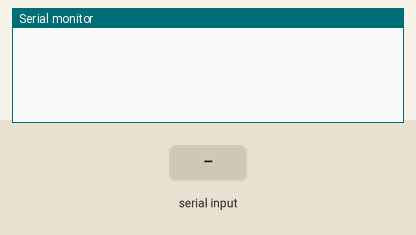
A sketch run on a simulated Arduino Uno, built with avr-gcc and run on an emulated ATmega328P. Parts: the last lines printed to the serial monitor. The inputs (shaded band) are chosen by the test bench.

Above: at 1.2 s.
1.3 s: "90,45\n" received over Serial
At 2.1 s:
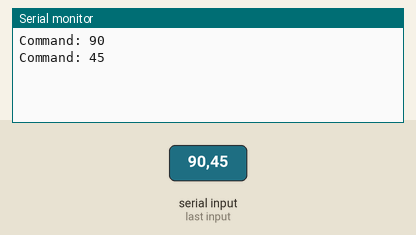
2.8 s: "30,150\n" received over Serial
At 4.2 s:
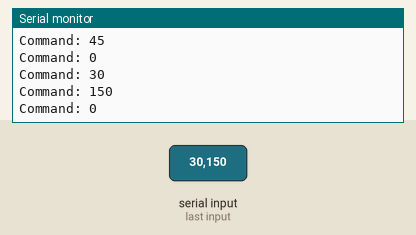
Timing chart, 0 to 5.8 s (numbered marks = the images above; inputs shaded):
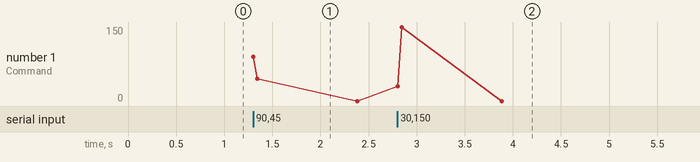

The sketch:

sendSKY.ino
```cpp
#include <IRremote.h>


unsigned short SKY_NUM0     = 0xc116;
unsigned short SKY_NUM1     = 0xc011;
unsigned short SKY_NUM2     = 0xc022;
unsigned short SKY_NUM3     = 0xc033;
unsigned short SKY_NUM4     = 0xc043;
unsigned short SKY_NUM5     = 0xc054;
unsigned short SKY_NUM6     = 0xc065;
unsigned short SKY_NUM7     = 0xc076;
unsigned short SKY_NUM8     = 0xc086;
unsigned short SKY_NUM9     = 0xc097;
unsigned short SKY_NUMD     = 0xc127;
unsigned short SKY_NUME     = 0xc138;

unsigned short SKY_POWER    = 0xc105;
unsigned short SKY_SCRTV    = 0xc739;

unsigned short SKY_PLAY     = 0xc30f;
unsigned short SKY_STOP     = 0xc310;
unsigned short SKY_PAUSE    = 0xc321;
unsigned short SKY_RW       = 0xc332;
unsigned short SKY_FF       = 0xc342;
unsigned short SKY_REC      = 0xc353;
unsigned short SKY_CRW      = 0xc364;
unsigned short SKY_CFF      = 0xc375;

unsigned short SKY_GUIDE    = 0xc280;
unsigned short SKY_CENTRAL  = 0xc291;
unsigned short SKY_LIST     = 0xc2a2;
unsigned short SKY_EXIT     = 0xc26f;
unsigned short SKY_RETURN   = 0xc270;
unsigned short SKY_MENU     = 0xc20a;
unsigned short SKY_INFO     = 0xc2e5;

unsigned short SKY_CONFIRM  = 0xc25e;
unsigned short SKY_UP       = 0xc21b;
unsigned short SKY_DOWN     = 0xc22c;
unsigned short SKY_LEFT     = 0xc23d;
unsigned short SKY_RIGHT    = 0xc24d;

unsigned short SKY_RED      = 0xc418;
unsigned short SKY_GREEN    = 0xc43a;
unsigned short SKY_YELLOW   = 0xc429;
unsigned short SKY_BLUE     = 0xc44a;

unsigned short SKY_CHUP     = 0xc0da;
unsigned short SKY_CHDOWN   = 0xc0eb;
unsigned short SKY_CHRETURN = 0xc0fc;


unsigned int  aoc_power[67] = {8750,4450, 550,600, 450,600, 500,600, 500,600, 500,600, 500,600, 500,600, 500,600, 500,1650, 550,600, 500,1650, 550,1650, 550,1650, 500,1700, 500,600, 500,1650, 550,1650, 550,600, 450,650, 450,600, 500,600, 500,600, 500,600, 500,600, 500,600, 500,1650, 550,1650, 550,1650, 550,1650, 550,1650, 500,1700, 500,1700, 500};  // UNKNOWN 4D39D97
unsigned int  aoc_volup[67] = {8750,4450, 550,550, 500,600, 500,600, 500,600, 500,600, 500,600, 500,600, 450,650, 450,1700, 550,550, 500,1700, 550,1650, 550,1650, 550,1600, 600,550, 500,1650, 550,600, 450,600, 500,1700, 550,1650, 550,550, 500,600, 500,600, 500,600, 450,1700, 550,1650, 550,550, 500,600, 500,1700, 550,1650, 550,1600, 600,1600, 550};  // UNKNOWN 1136F43B
unsigned int  aoc_voldown[67] = {8750,4450, 550,550, 500,600, 500,600, 500,600, 500,600, 500,600, 500,600, 450,650, 450,1700, 550,550, 500,1700, 500,1700, 500,1700, 500,1650, 550,600, 500,1650, 550,550, 500,600, 500,600, 500,600, 500,1700, 500,600, 500,600, 500,600, 500,1650, 550,1650, 550,1650, 500,1700, 500,600, 500,1700, 500,1650, 550,1650, 550};  // UNKNOWN BF677217
unsigned int  aoc_source[67] = {8750,4450, 550,600, 450,600, 500,600, 500,600, 500,600, 500,600, 500,600, 500,600, 500,1650, 550,600, 450,1700, 550,1650, 550,1650, 500,1700, 500,600, 500,1650, 550,600, 500,600, 450,650, 450,1700, 550,550, 500,600, 500,600, 500,600, 500,1700, 500,1650, 550,1650, 550,600, 450,1700, 550,1650, 500,1700, 500,1700, 500};  // UNKNOWN 6429B77
unsigned int  aoc_mute[67] = {8750,4450, 500,600, 500,600, 500,600, 550,650, 550,650, 550,650, 550,600, 500,600, 500,1700, 500,600, 500,1650, 500,1650, 550,1650, 550,1650, 550,550, 550,1650, 500,600, 500,600, 500,1650, 500,600, 500,600, 550,650, 500,600, 550,650, 550,1650, 550,1650, 500,600, 500,1700, 500,1650, 550,1650, 550,1650, 550,1700, 550};  // UNKNOWN CC047317


IRsend irsend;

int nbits = 16;


void setup() {
  // put your setup code here, to run once:
  Serial.begin(9600);

}
void loop() {

if(Serial.available()){

    int command = Serial.parseInt();
    Serial.print("Command: ");
    Serial.println(command);

    switch(command){


      case 80:
        irsend.sendSKYhdtv(SKY_POWER,nbits);
        delay(40);
        irsend.sendRaw(aoc_power, sizeof(aoc_power) / sizeof(aoc_power[0]), 38);

       break;


      case 20:
        irsend.sendSKYhdtv(SKY_POWER,nbits);
      break;
      case 21:
        irsend.sendSKYhdtv(SKY_SCRTV,nbits);
      break;        break;
      case 23:
        irsend.sendRaw(aoc_volup, sizeof(aoc_volup) / sizeof(aoc_volup[0]), 38);
      break;
      case 24:
        irsend.sendRaw(aoc_voldown, sizeof(aoc_voldown) / sizeof(aoc_voldown[0]), 38);
      break;
      case 25:
        irsend.sendRaw(aoc_source, sizeof(aoc_source) / sizeof(aoc_source[0]), 38);
      break;
      case 26:
       irsend.sendRaw(aoc_mute, sizeof(aoc_mute) / sizeof(aoc_mute[0]), 38);
      break;
      case 27:
        irsend.sendRaw(aoc_power, sizeof(aoc_power) / sizeof(aoc_power[0]), 38);
      break;


      case 30:
        irsend.sendSKYhdtv(SKY_PLAY,nbits);
      break;
      case 31:
        irsend.sendSKYhdtv(SKY_STOP,nbits);
      break;
      case 32:
        irsend.sendSKYhdtv(SKY_PAUSE,nbits);
      break;
      case 33:
        irsend.sendSKYhdtv(SKY_RW,nbits);
      break;
      case 34:
        irsend.sendSKYhdtv(SKY_FF,nbits);
      break;
      case 35:
        irsend.sendSKYhdtv(SKY_REC,nbits);
       break;
      case 36:
        irsend.sendSKYhdtv(SKY_CRW,nbits);
       break;
      case 37:
        irsend.sendSKYhdtv(SKY_CFF,nbits);
      break;


      case 40:
        irsend.sendSKYhdtv(SKY_GUIDE,nbits);
      break;
      case 41:
        irsend.sendSKYhdtv(SKY_CENTRAL,nbits);
      break;
      case 42:
        irsend.sendSKYhdtv(SKY_LIST,nbits);
      break;
      case 43:
        irsend.sendSKYhdtv(SKY_EXIT,nbits);
      break;
      case 44:
        irsend.sendSKYhdtv(SKY_RETURN,nbits);
      break;
      case 45:
        irsend.sendSKYhdtv(SKY_MENU,nbits);
      break;
      case 46:
        irsend.sendSKYhdtv(SKY_INFO,nbits);
      break;


      case 50:
        irsend.sendSKYhdtv(SKY_CONFIRM,nbits);
      break;
      case 51:
        irsend.sendSKYhdtv(SKY_UP,nbits);
      break;
      case 52:
        irsend.sendSKYhdtv(SKY_DOWN,nbits);
      break;
      case 53:
        irsend.sendSKYhdtv(SKY_LEFT,nbits);
       break;
      case 54:
        irsend.sendSKYhdtv(SKY_RIGHT,nbits);
      break;


      case 60:
        irsend.sendSKYhdtv(SKY_RED,nbits);
      break;
      case 61:
        irsend.sendSKYhdtv(SKY_GREEN,nbits);
      break;
      case 62:
        irsend.sendSKYhdtv(SKY_YELLOW,nbits);
      break;
      case 63:
        irsend.sendSKYhdtv(SKY_BLUE,nbits);
      break;

      case 70:
        irsend.sendSKYhdtv(SKY_CHUP,nbits);
      break;
      case 71:
        irsend.sendSKYhdtv(SKY_CHDOWN,nbits);
      break;
      case 72:
        irsend.sendSKYhdtv(SKY_CHRETURN,nbits);
      break;


      case 0:
        irsend.sendSKYhdtv(SKY_NUM0,nbits);
      break;
      case 1:
        irsend.sendSKYhdtv(SKY_NUM1,nbits);
      break;
      case 2:
        irsend.sendSKYhdtv(SKY_NUM2,nbits);
      break;
      case 3:
        irsend.sendSKYhdtv(SKY_NUM3,nbits);
      break;
      case 4:
        irsend.sendSKYhdtv(SKY_NUM4,nbits);
      break;
      case 5:
        irsend.sendSKYhdtv(SKY_NUM5,nbits);
      break;
      case 6:
        irsend.sendSKYhdtv(SKY_NUM6,nbits);
      break;
      case 7:
        irsend.sendSKYhdtv(SKY_NUM7,nbits);
      break;
      case 8:
        irsend.sendSKYhdtv(SKY_NUM8,nbits);
      break;
      case 9:
        irsend.sendSKYhdtv(SKY_NUM9,nbits);
      break;
      case 10:
        irsend.sendSKYhdtv(SKY_NUMD,nbits);
      break;
      case 11:
        irsend.sendSKYhdtv(SKY_NUME,nbits);
      break;


    }
    delay(40);

  }


}
```

Measured:
- after the input at 1.3 s, the serial monitor: prints a new line at once (image 1)
- after the input at 2.8 s, the serial monitor: prints a new line at once (image 2)
